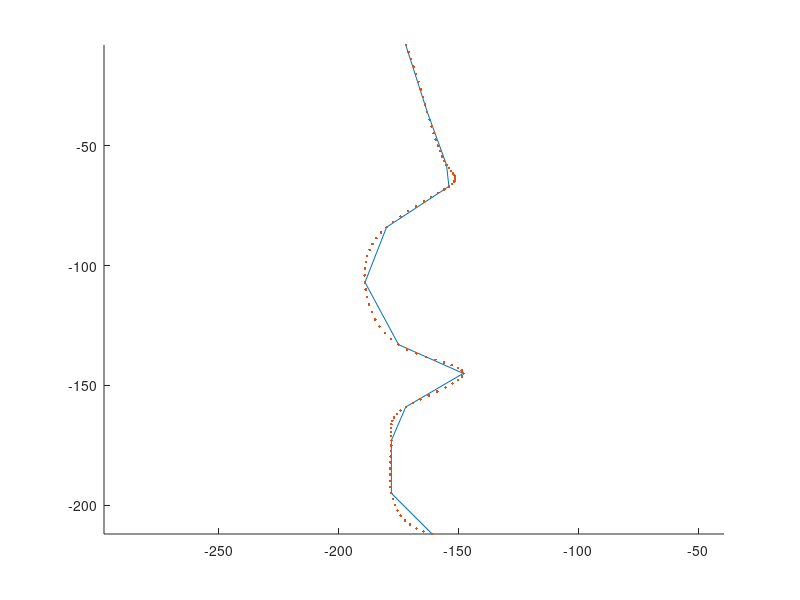
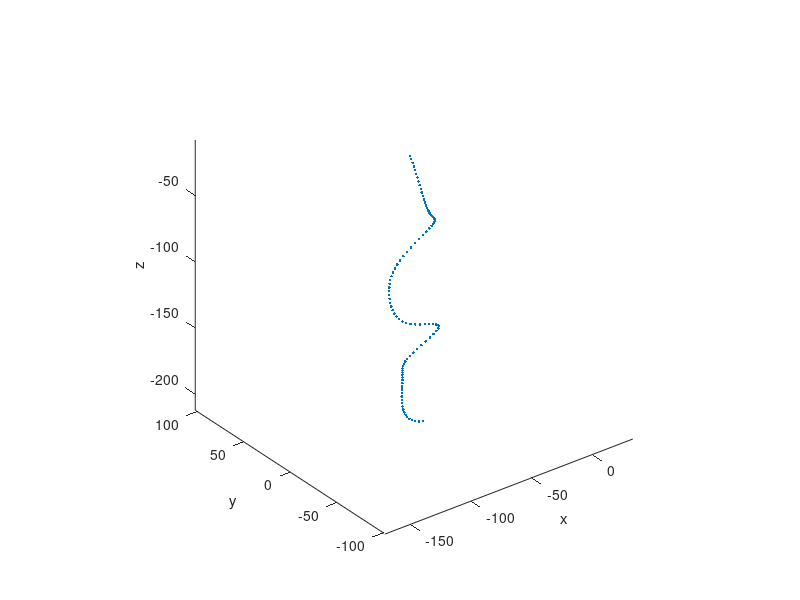

MATLAB code to generate these figures, in order: (Note: this script raises an error after producing the figures.)
format compact;
close all; clear; clc;

ncanes = 40;
x_offset = 100;
pts = [172 8; 163 36; 155 58; 154 67; 180 84; 189 107; 175 133; 148 145; 172 159; 178 173; 178 195; 161 212]'; % mporw na parw tis sintetagmenes tou profil enos symmetrikou antikeimenou (px apo to paint) na ta valw edw kai tha mou ftiaksei to antikeimeno!!!

maxTwist = 60;
N = 100;
angles = deg2rad(linspace(0,360,ncanes));
anglesTwist = deg2rad(linspace(0,maxTwist,N));

folder = 'curves_files/5/';

pts = -pts;

xpts = interp1(1:size(pts,2),pts(1,:),linspace(1,size(pts,2),N),'spline');
ypts = interp1(1:size(pts,2),pts(2,:),linspace(1,size(pts,2),N),'spline');

pts3D = zeros(3,N);
pts3D(1,:) = xpts + x_offset;
pts3D(3,:) = ypts;

figure; hold on;
plot(pts(1,:),pts(2,:),'-');
plot(xpts,ypts,'.');
hold off; axis equal;

figure; 
plot3(pts3D(1,:),pts3D(2,:),pts3D(3,:),'.')
axis equal; view(3); rotate3d('on');
xlabel x; ylabel y; zlabel z;


pts4D = zeros(3,N,ncanes);
for i=1:ncanes
    local_pts = Rz(angles(i))*pts3D;
    pts4D(:,:,i) = local_pts;
end

figure; hold on
for i=1:ncanes
    plot3(pts4D(1,:,i),pts4D(2,:,i),pts4D(3,:,i),'.')    
end
hold off; view(3); rotate3d('on');
xlabel x; ylabel y; zlabel z;

pts4Dtwist = zeros(size(pts4D));
for i=1:N
    local_pts = Rz(anglesTwist(i))*squeeze(pts4D(:,i,:));
    pts4Dtwist(1,i,:) = local_pts(1,:);
    pts4Dtwist(2,i,:) = local_pts(2,:);
    pts4Dtwist(3,i,:) = local_pts(3,:);
%     figure; hold on;
%     plot3(squeeze(pts4D(1,i,:)),squeeze(pts4D(2,i,:)),squeeze(pts4D(3,i,:)),'.')
%     plot3(squeeze(pts4Dtwist(1,i,:)),squeeze(pts4Dtwist(2,i,:)),squeeze(pts4Dtwist(3,i,:)),'.')
%     view(3);
%     hold off; axis equal
end

figure; hold on
for i=1:ncanes
    plot3(pts4Dtwist(1,:,i),pts4Dtwist(2,:,i),pts4Dtwist(3,:,i),'-','Linewidth',2)    
end
hold off; view(3); rotate3d('on');
xlabel x; ylabel y; zlabel z;

fileID1 = fopen(strcat(folder,'curves_twist_1.txt'),'w');
fileID2 = fopen(strcat(folder,'curves_twist_2.txt'),'w');
%fileID3 = fopen('curves_files/2/curves_twist_3.txt','w');

for i=1:2:ncanes
    for j=1:100
        fprintf(fileID1,'%.4f %4f %4f 4\n',pts4Dtwist(1,j,i), pts4Dtwist(2,j,i), pts4Dtwist(3,j,i));
    end
    fprintf(fileID1,'\n');
end

for i=2:2:ncanes
    for j=1:100
        fprintf(fileID2,'%.4f %4f %4f 4\n',pts4Dtwist(1,j,i), pts4Dtwist(2,j,i), pts4Dtwist(3,j,i));
    end
    fprintf(fileID2,'\n');
end

%for i=2:2:ncanes
%    for j=1:100
%        fprintf(fileID3,'%.4f %4f %4f 0.03\n',pts4Dtwist(1,j,i), pts4Dtwist(2,j,i), pts4Dtwist(3,j,i));
%    end
%    fprintf(fileID3,'\n');
%end

fileIDinfo = fopen(strcat(folder,'info.txt'),'w');
fprintf(fileIDinfo,'x_offset=%d;\n',x_offset);
fprintf(fileIDinfo,'[');
for i=1:size(pts,2)
    fprintf(fileIDinfo,'%d %d; ',pts(1,i),pts(2,i));
end
fprintf(fileIDinfo,']');
